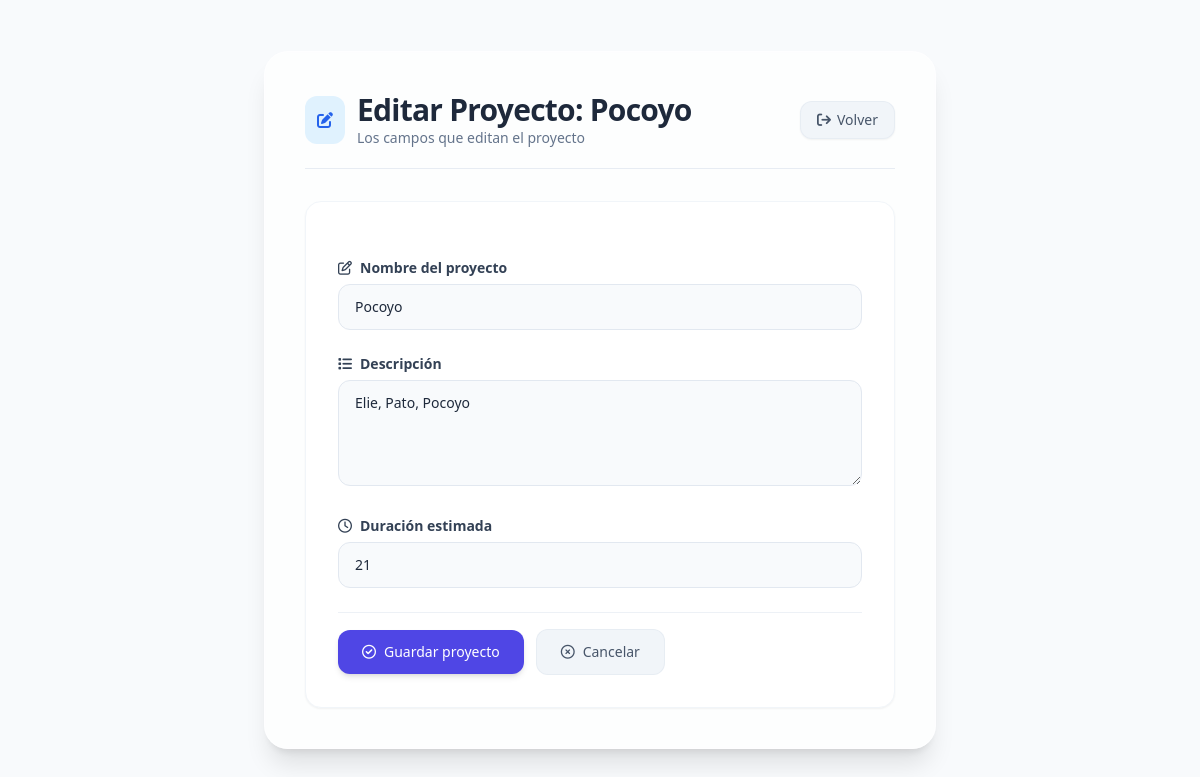
Page /proyectos/2/editar/ (signed in) on the committed database.
### gestor_proyectos/models.py (models this page shows, shortened)
class Proyecto(models.Model):
    nombre = models.CharField(max_length=100) # campo de texto (varchar)
    descripcion = models.TextField() # Campo de texto largo
    duracion = models.IntegerField() # Campo numérico entero
    imagen = models.ImageField(upload_to='img/', default='img/michi.png')

### gestor_proyectos/views.py (the view, shortened to what this page needs)
# urls.py: path('proyectos/<int:id>/editar/', views.editar_proyecto, name='editar_proyecto'),
@login_required
def editar_proyecto(request, id):
    proyecto = Proyecto.objects.get(id=id)
    return render(request, 'editar-proyecto.html', {'proyecto': proyecto})

### gestor_proyectos/templates/editar-proyecto.html (shortened to what this page needs)
<!DOCTYPE html>
<html lang="es">
<head>
    <script src="https://cdn.tailwindcss.com"></script>
    <link rel="stylesheet" href="https://cdnjs.cloudflare.com/ajax/libs/font-awesome/6.0.0-beta3/css/all.min.css" />
</head>
<body class="min-h-screen flex items-center justify-center p-4 md:p-8 font-sans antialiased">
    <div class="w-full max-w-2xl bg-white/70 backdrop-blur-sm rounded-3xl shadow-xl p-6 md:p-10 border border-white/40">
        <div class="flex items-center gap-3 mb-8 border-b border-slate-200/80 pb-5">
            <div class="bg-sky-100 p-3 rounded-xl text-blue-600">
                <i class="fa-solid fa-pen-to-square"></i>
            </div>
            <div class="flex-1">
                <h1 class="text-2xl md:text-3xl font-bold text-slate-800 tracking-tight">
                    Editar Proyecto: {{ proyecto.nombre }}
                </h1>
                <p class="text-sm text-slate-500 font-light">
                    Los campos que editan el proyecto
                </p>
            </div>
            <a href="{% url 'proyectos' %}"
                class="inline-flex items-center gap-1.5 px-4 py-2 bg-slate-100 text-slate-600 text-sm font-medium rounded-xl border border-slate-200/60 hover:bg-slate-200 hover:border-slate-300 transition-all duration-150 shadow-sm hover:shadow">
               <i class="fa-solid fa-arrow-right-from-bracket"></i>
                <span class="hidden sm:inline">Volver</span>
            </a>
        </div>
        <div class="form-card bg-white rounded-2xl p-6 md:p-8 border border-slate-100 shadow-sm">
            <form method="post" class="space-y-6">
                <div class="space-y-1.5">
                    <label for="id_nombre" class="flex items-center gap-2 text-sm font-semibold text-slate-700">
                        <i class="fa-regular fa-pen-to-square"></i>
                        Nombre del proyecto
                    </label>
                    <input type="text"
                            name="nombre"
                            id="id_nombre"
                            value="{{ proyecto.nombre}}"
                            required
                            placeholder="Ej: Desarrollo E-commerce"
                            class="w-full px-4 py-3 bg-slate-50 border border-slate-200 rounded-xl text-slate-800 placeholder:text-slate-400 text-sm focus:border-indigo-400 focus:ring-2 focus:ring-indigo-100 transition-all duration-150" />
                </div>
                <div class="space-y-1.5">
                    <label for="id_descripcion" class="flex items-center gap-2 text-sm font-semibold text-slate-700">
                        <i class="fa-solid fa-list"></i>
                        Descripción
                    </label>
                    <textarea name="descripcion"
                                id="id_descripcion"
                                    rows="4"
                                required
                                placeholder="Describe el objetivo y alcance del proyecto..."
                                class="w-full px-4 py-3 bg-slate-50 border border-slate-200 rounded-xl text-slate-800 placeholder:text-slate-400 text-sm focus:border-indigo-400 focus:ring-2 focus:ring-indigo-100 transition-all duration-150 resize-y">{{ proyecto.descripcion}}</textarea>
                </div>
                <div class="space-y-1.5">
                    <label for="id_duracion" class="flex items-center gap-2 text-sm font-semibold text-slate-700">
                        <i class="fa-regular fa-clock"></i>
                        Duración estimada
                    </label>
                    <input type="number"
                            name="duracion"
                            id="id_duracion"
                            value="{{ proyecto.duracion}}"
                            required
                            placeholder="Ej: 3 meses, 12 semanas, 45 días"
                            class="w-full px-4 py-3 bg-slate-50 border border-slate-200 rounded-xl text-slate-800 placeholder:text-slate-400 text-sm focus:border-indigo-400 focus:ring-2 focus:ring-indigo-100 transition-all duration-150" />
                </div>
                <div class="pt-4 flex flex-col sm:flex-row items-center gap-3 border-t border-slate-200/60">
                    <button type="submit"
                            class="w-full sm:w-auto inline-flex items-center justify-center gap-2 px-6 py-3 bg-indigo-600 text-white text-sm font-medium rounded-xl hover:bg-indigo-700 transition-all duration-150 shadow-md hover:shadow-lg focus:ring-2 focus:ring-indigo-300 focus:ring-offset-2">
                        <i class="fa-regular fa-check-circle"></i>
                        Guardar proyecto
                    </button>
                    <a href="{% url 'proyectos' %}"
                        class="w-full sm:w-auto inline-flex items-center justify-center gap-2 px-6 py-3 bg-slate-100 text-slate-600 text-sm font-medium rounded-xl hover:bg-slate-200 transition-all duration-150 border border-slate-200/60">
                        <i class="fa-regular fa-xmark-circle"></i>
                        Cancelar
                    </a>
                </div>
            </form>
        </div>
    </div>
</body>
</html>

### gestor_proyectos/templates/editar-proyecto.html (style rules this page uses)
body { background: #f8fafc; }
.form-card { transition: transform 0.15s ease, box-shadow 0.15s ease; }
input, textarea { transition: border-color 0.15s ease, box-shadow 0.15s ease; }

### rows in the picture
Proyecto: nombre "Pocoyo", descripcion "Elie, Pato, Pocoyo", duracion "21"
